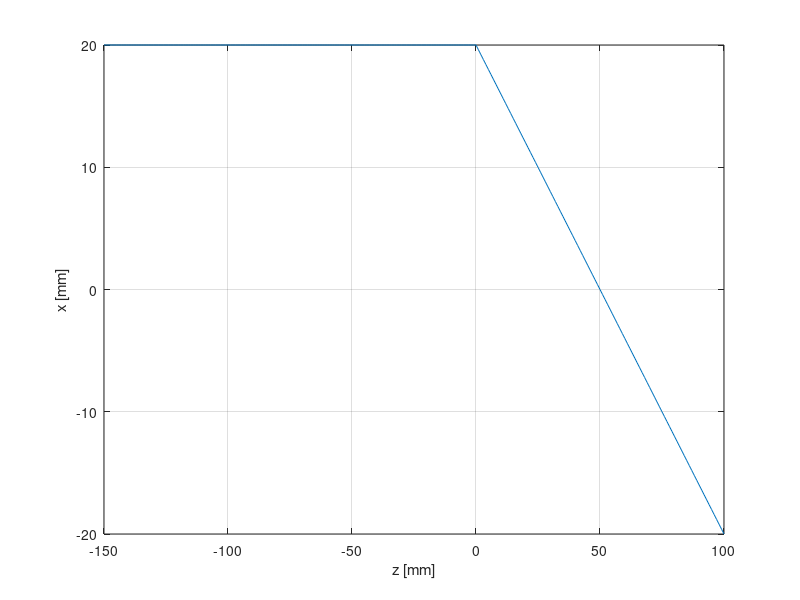
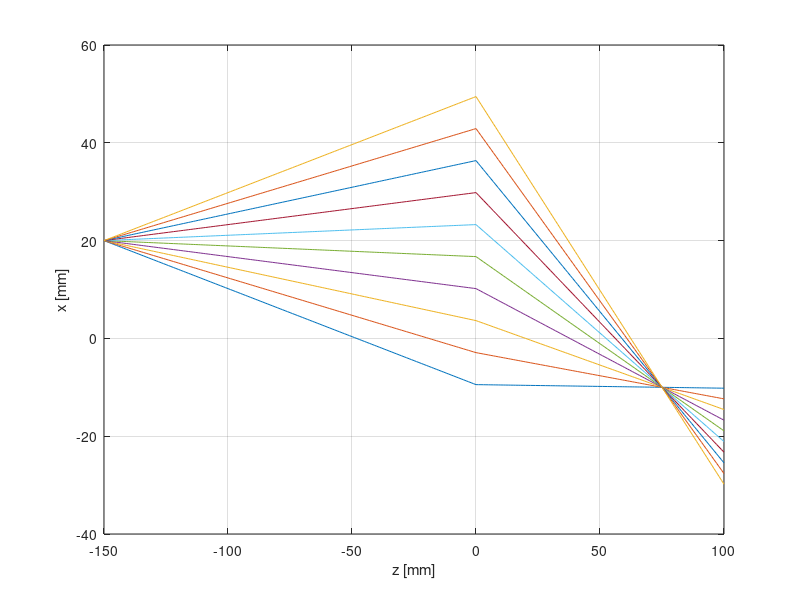

Source code (MATLAB) for these figures, in order:
%% Constants and given values: all lengths are in [mm].

clear;

f = 50;  % the lens focal length
x0 = 20;  % the initial x position
z0 = -150;  % the initial z position


%% Trace a ray normal to the lens, as an example

dz = 1;  % step size in z; arbitrarily chosen
zMax = 100;  % the z position at which our calculation will stop

M_lens = [1 0; -1/f 1];  % RTM of the lens
M_air = [1 dz; 0 1];  % RTM of a thin air slab with the thickness of dz

z = z0:dz:zMax;  % array of z positions
nz = length(z);  % length of the array

theta0 = 0;  % a ray normal to the lens

r = zeros(2,nz);  % array of ray vectors (at every z position).  r(1,iz) is the x position, and r(2,iz) is the angle at iz'th z position
r(:,1) = [x0 theta0]';  % the initial ray vector.  we need the transpose (') as r(:,1) is a column vector.

% calculate ray vector at each z position from the initial position step by step
for iz=2:nz
    r(:,iz) = M_air * r(:,iz-1);  % multiply the air RTM
    if z(iz) == 0  % multiply the lens RTM when z = 0 (the position of the lens)
        r(:,iz) = M_lens * r(:,iz);
    end
end
        
% plot x positions as a function of z
figure;
plot(z,r(1,:));  
grid on;
xlabel('z [mm]');
ylabel('x [mm]');

    
%% Trace 10 rays with different initial angles

dz = 1;  % step size in z; arbitrarily chosen
zMax = 100;  % the z position at which our calculation will stop

M_lens = [1 0; -1/f 1];  % RTM of the lens
M_air = [1 dz; 0 1];  % RTM of a thin air slab with the thickness of dz

z = z0:dz:zMax;  % array of z positions
nz = length(z);  % length of the array

theta = linspace(-pi/16,pi/16,10);  % array of the initial angle
ntheta = length(theta);

r = zeros(2,nz,ntheta);  % a set of ray vectors for each z position and each initial angle
for itheta=1:ntheta
    theta1 = theta(itheta);  % itheta'th angle value
    
    % repeat the above to tracy a ray with the angle theta1
    r1 = zeros(2,nz);  % array of ray vectors (at every z position) for the given angle
    r1(:,1) = [x0 theta1]';
    for iz=2:nz
        r1(:,iz) = M_air * r1(:,iz-1);  % multiply the air RTM
        if z(iz) == 0  % multiply the lens RTM when z = 0 (the position of the lens)
            r1(:,iz) = M_lens * r1(:,iz);
        end
    end
    
    % assign the calculated r1 to r
    r(:,:,itheta) = r1;
end
        
% plot x positions as a function of z, all lines
figure;
plot(z,squeeze(r(1,:,:)));  
grid on;
xlabel('z [mm]');
ylabel('x [mm]');

% find z position at which the rays are focused (i.e., variance in x between rays is minimized)
iz0 = find(z==0);  % iz of z = 0.  we will look into variance after this iz0 (later the lens) because the initial position has zero variance
xVar = squeeze(var(r(1,:,:),[],3));  % variance of x (1st element of the first dimension) along theta (the 3rd dimension)
[xVarMin,iz] = min(xVar(iz0:end));  % find the min variance from iz0
iz = iz-1+iz0;  % compensate the iz0
xMean = mean(squeeze(r(1,iz,:)));  % average x position
disp(['The rays are focused at [x z] = ' mat2str([xMean z(iz)],2) ' mm with x variance = ' num2str(xVarMin,3)]);






